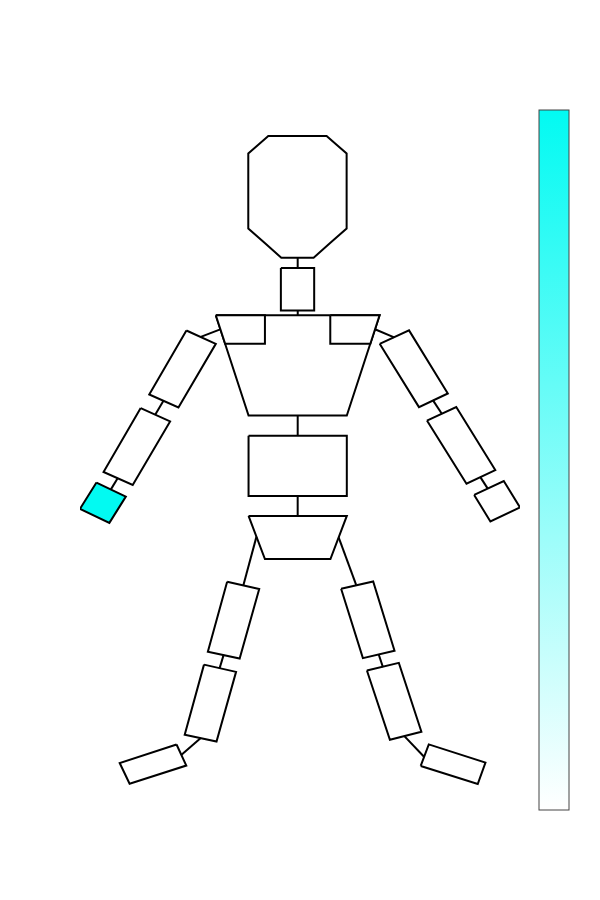
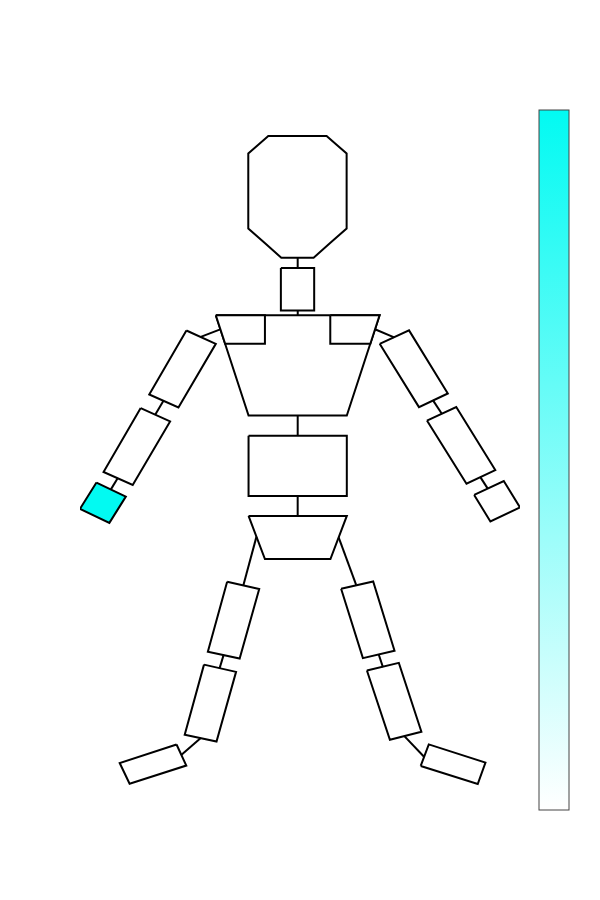

Source (notebook cell) for these figures, in order:
### Code cell
print("Body Heatmap for decoder C x-axis")
# Plot for Decoder C

# Retrieve and reshape data 
coefficientsModel_x = modelC_dict['Coeff'][0]

coefficientsModel_x_reshaped = coefficientsModel_x.reshape(1,6)

# Sum all coefficients across all rotations and positions for each rigid body and normalise
coefficientsModelSumDOF = np.sum(np.abs(coefficientsModel_x_reshaped),1)
coefficientsModelSumDOF = coefficientsModelSumDOF / sum(coefficientsModelSumDOF)


# Create a list with all rigid bodies in skeleton and set rigid bodies that don't have components to 0
coefficients_X = np.zeros((19))
coefficients_X[8] = coefficientsModelSumDOF


# Normalise so the max value is 1
coefficients_X = coefficients_X/ max(coefficients_X)




# Set location and import body parts ( list of names of bodies that coefficients correspond to)
location = '../../body.svg'

# Extract shape data from the svg file
elements,points,pathElements,bodyPartMapping = extractShapesFromSVG(location=location,parts=bodyParts)

# Set colours for each coefficient

colours = [get_color_hex(i,white,decoderCColor) for i in coefficients_X]

print(colours)
# Draw the object 
drawObject(points,elements,colours,bodyPartMapping,saveGameLocation+"_bodySchematic_decoderC_xAxis.svg",lightColor = whiteColorBar, darkColor = decoderCColorbar)
#print(coefficients_A_X)


print("Body Heatmap for decoder C y-axis")
# Plot for Y axis

# Retrieve and reshape data 
coefficientsModel_y = modelC_dict['Coeff'][1]

coefficientsModel_y_reshaped = coefficientsModel_y.reshape(1,6)

# Sum all coefficients across all rotations and positions for each rigid body and normalise
coefficientsModelSumDOF = np.sum(np.abs(coefficientsModel_y_reshaped),1)
coefficientsModelSumDOF = coefficientsModelSumDOF / sum(coefficientsModelSumDOF)


# Create a list with all rigid bodies in skeleton and set rigid bodies that don't have components to 0
coefficients_Y = np.zeros((19))
coefficients_Y[8] = coefficientsModelSumDOF


# Normalise so the max value is 1
coefficients_Y = coefficients_Y/ max(coefficients_Y)

# Set location and import body parts ( list of names of bodies that coefficients correspond to)
location = '../../body.svg'

# Extract shape data from the svg file
elements,points,pathElements,bodyPartMapping = extractShapesFromSVG(location=location,parts=bodyParts)

# Set colours for each coefficient

colours = [get_color_hex(i,white,decoderCColor) for i in coefficients_Y]

print(colours)
# Draw the object 
drawObject(points,elements,colours,bodyPartMapping,saveGameLocation+"_bodySchematic_decoderC_yAxis.svg",lightColor = whiteColorBar, darkColor = decoderCColorbar )
#print(coefficients_A_X)

### Figure 1 — Plotly figure (JSON) as saved in the notebook; plotly's stock layout.template omitted (floating-point values rounded to 4 significant figures)
{"data": [{"hoverinfo": "none", "marker": {"cmax": 1, "cmin": 0, "colorbar": {"tickvals": [], "title": {"text": ""}}, "colorscale": [[0, "rgb(255, 255, 255)"], [1, "rgb(2,250,242)"]]}, "mode": "markers", "type": "scatter", "x": [null], "y": [null]}, {"fill": "toself", "fillcolor": "#000000", "line": {"color": "#000000", "width": 2}, "mode": "lines", "type": "scatter", "x": [107.5, 110.5, 112.8], "y": [-167.4, -176.5, -184.0]}, {"fill": "toself", "fillcolor": "#ffffff", "line": {"color": "#000000", "width": 2}, "mode": "lines", "type": "scatter", "x": [89.87, 100.0, 100.0, 89.87, 89.87], "y": [-73.58, -73.58, -88.36, -88.36, -73.58]}, {"fill": "toself", "fillcolor": "#ffffff", "line": {"color": "#000000", "width": 2}, "mode": "lines", "type": "scatter", "x": [61.03, 70, 58.59, 49.68, 61.03], "y": [-95.35, -100, -122.2, -117.6, -95.35]}, {"fill": "toself", "fillcolor": "#ffffff", "line": {"color": "#000000", "width": 2}, "mode": "lines", "type": "scatter", "x": [120.0, 129.0, 140.8, 132.0, 120.0], "y": [-99.98, -95.29, -117.3, -122.0, -99.98]}, {"fill": "toself", "fillcolor": "#ffffff", "line": {"color": "#000000", "width": 2}, "mode": "lines", "type": "scatter", "x": [47.07, 56.05, 44.64, 35.73, 47.07], "y": [-122.4, -127.0, -149.2, -144.7, -122.4]}, {"fill": "toself", "fillcolor": "#ffffff", "line": {"color": "#000000", "width": 2}, "mode": "lines", "type": "scatter", "x": [134.5, 143.4, 155.3, 146.5, 134.5], "y": [-126.7, -122.0, -144.0, -148.8, -126.7]}, {"fill": "toself", "fillcolor": "#ffffff", "line": {"color": "#000000", "width": 2}, "mode": "lines", "type": "scatter", "x": [80, 110, 110, 80, 80], "y": [-132, -132, -153, -153, -132]}, {"fill": "toself", "fillcolor": "#000000", "line": {"color": "#000000", "width": 2}, "mode": "lines", "type": "scatter", "x": [65.41, 71.35, 71.35], "y": [-97.57, -94.95, -94.95]}, {"fill": "toself", "fillcolor": "#000000", "line": {"color": "#000000", "width": 2}, "mode": "lines", "type": "scatter", "x": [124.4, 118.6, 118.6], "y": [-97.73, -94.9, -94.9]}, {"fill": "toself", "fillcolor": "#ffffff", "line": {"color": "#000000", "width": 2}, "mode": "lines", "type": "scatter", "x": [80, 85, 105, 110, 80], "y": [-160, -175, -175, -160, -160]}, {"fill": "toself", "fillcolor": "#000000", "line": {"color": "#000000", "width": 2}, "mode": "lines", "type": "scatter", "x": [40.08, 38.92, 37.97], "y": [-146.8, -149.0, -150.7]}, {"fill": "toself", "fillcolor": "#000000", "line": {"color": "#000000", "width": 2}, "mode": "lines", "type": "scatter", "x": [150.7, 152.0, 153.0], "y": [-146.4, -148.6, -150.4]}, {"fill": "toself", "fillcolor": "#000000", "line": {"color": "#000000", "width": 2}, "mode": "lines", "type": "scatter", "x": [95.0, 95.0], "y": [-69.88, -73.68]}, {"fill": "toself", "fillcolor": "#000000", "line": {"color": "#000000", "width": 2}, "mode": "lines", "type": "scatter", "x": [95.01, 95.01], "y": [-88.37, -90.09]}, {"fill": "toself", "fillcolor": "#000000", "line": {"color": "#000000", "width": 2}, "mode": "lines", "type": "scatter", "x": [95.0, 95.0], "y": [-124.7, -132.1]}, {"fill": "toself", "fillcolor": "#000000", "line": {"color": "#000000", "width": 2}, "mode": "lines", "type": "scatter", "x": [136.3, 137.8, 139.0], "y": [-119.6, -122.2, -124.3]}, {"fill": "toself", "fillcolor": "#000000", "line": {"color": "#000000", "width": 2}, "mode": "lines", "type": "scatter", "x": [95.0, 95.0], "y": [-153.0, -160.0]}, {"fill": "toself", "fillcolor": "#000000", "line": {"color": "#000000", "width": 2}, "mode": "lines", "type": "scatter", "x": [54.07, 52.68, 51.54], "y": [-119.8, -122.4, -124.6]}, {"fill": "toself", "fillcolor": "#ffffff", "line": {"color": "#000000", "width": 2}, "mode": "lines", "type": "scatter", "x": [108.3, 118.0, 124.6, 114.9, 108.3], "y": [-185.4, -182.8, -207.0, -209.6, -185.4]}, {"fill": "toself", "fillcolor": "#ffffff", "line": {"color": "#000000", "width": 2}, "mode": "lines", "type": "scatter", "x": [116.1, 125.9, 132.8, 123.2, 116.1], "y": [-213.9, -211.2, -235.3, -238.0, -213.9]}, {"fill": "toself", "fillcolor": "#000000", "line": {"color": "#000000", "width": 2}, "mode": "lines", "type": "scatter", "x": [82.42, 80.22, 78.4], "y": [-167.2, -176.6, -184.2]}, {"fill": "toself", "fillcolor": "#ffffff", "line": {"color": "#000000", "width": 2}, "mode": "lines", "type": "scatter", "x": [73.46, 83.25, 77.29, 67.58, 73.46], "y": [-182.9, -185.4, -209.7, -207.3, -182.9]}, {"fill": "toself", "fillcolor": "#ffffff", "line": {"color": "#000000", "width": 2}, "mode": "lines", "type": "scatter", "x": [66.4, 76.19, 70.22, 60.51, 66.4], "y": [-211.8, -214.4, -238.6, -236.2, -211.8]}, {"fill": "toself", "fillcolor": "#000000", "line": {"color": "#000000", "width": 2}, "mode": "lines", "type": "scatter", "x": [72.41, 71.71, 71.13], "y": [-208.3, -211.0, -213.2]}, {"fill": "toself", "fillcolor": "#000000", "line": {"color": "#000000", "width": 2}, "mode": "lines", "type": "scatter", "x": [119.7, 120.4, 121.0], "y": [-208.1, -210.7, -212.7]}, {"fill": "toself", "fillcolor": "#ffffff", "line": {"color": "#000000", "width": 2}, "mode": "lines", "type": "scatter", "x": [132.6, 135.0, 152.3, 150.0, 132.6], "y": [-247.1, -239.6, -246.0, -253.4, -247.1]}, {"fill": "toself", "fillcolor": "#000000", "line": {"color": "#000000", "width": 2}, "mode": "lines", "type": "scatter", "x": [127.6, 130.9, 133.6], "y": [-236.8, -240.7, -244.0]}, {"fill": "toself", "fillcolor": "#ffffff", "line": {"color": "#000000", "width": 2}, "mode": "lines", "type": "scatter", "x": [58.02, 60.99, 43.68, 40.66, 58.02], "y": [-239.7, -247.0, -253.3, -246.1, -239.7]}, {"fill": "toself", "fillcolor": "#000000", "line": {"color": "#000000", "width": 2}, "mode": "lines", "type": "scatter", "x": [65.41, 62.13, 59.44], "y": [-237.4, -240.7, -243.3]}, {"fill": "toself", "fillcolor": "#ffffff", "line": {"color": "#000000", "width": 2}, "mode": "lines", "type": "scatter", "x": [84.96, 79.92, 79.92, 79.92, 82.98, 86.03, 94.93, 103.8, 106.9, 109.9, 109.9, 109.9, 104.9, 99.87, 94.93, 90.0, 84.96], "y": [-64.86, -59.76, -46.7, -33.64, -30.59, -27.53, -27.53, -27.53, -30.59, -33.64, -46.7, -59.76, -64.86, -69.95, -69.95, -69.95, -64.86]}, {"fill": "toself", "fillcolor": "#02faf2", "line": {"color": "#000000", "width": 2}, "mode": "lines", "type": "scatter", "x": [33.56, 42.53, 37.51, 28.54, 33.56], "y": [-148.3, -153.3, -162.4, -157.5, -148.3]}, {"fill": "toself", "fillcolor": "#ffffff", "line": {"color": "#000000", "width": 2}, "mode": "lines", "type": "scatter", "x": [70, 120, 110, 80, 70], "y": [-90, -90, -125, -125, -90]}, {"fill": "toself", "fillcolor": "#ffffff", "line": {"color": "#000000", "width": 2}, "mode": "lines", "type": "scatter", "x": [70, 85, 85, 72.85, 70], "y": [-90, -90, -100, -100, -90]}, {"fill": "toself", "fillcolor": "#ffffff", "line": {"color": "#000000", "width": 2}, "mode": "lines", "type": "scatter", "x": [105.0, 120, 117.2, 105.0, 105.0], "y": [-90, -90, -100, -100, -90]}, {"fill": "toself", "fillcolor": "#ffffff", "line": {"color": "#000000", "width": 2}, "mode": "lines", "type": "scatter", "x": [148.9, 157.9, 162.9, 153.8, 148.9], "y": [-152.7, -147.8, -157.0, -161.9, -152.7]}], "layout": {"height": 900, "showlegend": false, "width": 600, "xaxis": {"showgrid": false, "showline": false, "showticklabels": false, "ticks": "", "zeroline": false}, "yaxis": {"showgrid": false, "showline": false, "showticklabels": false, "ticks": "", "zeroline": false}}}

### Figure 2 — Plotly figure (JSON) as saved in the notebook; plotly's stock layout.template omitted (floating-point values rounded to 4 significant figures)
{"data": [{"hoverinfo": "none", "marker": {"cmax": 1, "cmin": 0, "colorbar": {"tickvals": [], "title": {"text": ""}}, "colorscale": [[0, "rgb(255, 255, 255)"], [1, "rgb(2,250,242)"]]}, "mode": "markers", "type": "scatter", "x": [null], "y": [null]}, {"fill": "toself", "fillcolor": "#000000", "line": {"color": "#000000", "width": 2}, "mode": "lines", "type": "scatter", "x": [107.5, 110.5, 112.8], "y": [-167.4, -176.5, -184.0]}, {"fill": "toself", "fillcolor": "#ffffff", "line": {"color": "#000000", "width": 2}, "mode": "lines", "type": "scatter", "x": [89.87, 100.0, 100.0, 89.87, 89.87], "y": [-73.58, -73.58, -88.36, -88.36, -73.58]}, {"fill": "toself", "fillcolor": "#ffffff", "line": {"color": "#000000", "width": 2}, "mode": "lines", "type": "scatter", "x": [61.03, 70, 58.59, 49.68, 61.03], "y": [-95.35, -100, -122.2, -117.6, -95.35]}, {"fill": "toself", "fillcolor": "#ffffff", "line": {"color": "#000000", "width": 2}, "mode": "lines", "type": "scatter", "x": [120.0, 129.0, 140.8, 132.0, 120.0], "y": [-99.98, -95.29, -117.3, -122.0, -99.98]}, {"fill": "toself", "fillcolor": "#ffffff", "line": {"color": "#000000", "width": 2}, "mode": "lines", "type": "scatter", "x": [47.07, 56.05, 44.64, 35.73, 47.07], "y": [-122.4, -127.0, -149.2, -144.7, -122.4]}, {"fill": "toself", "fillcolor": "#ffffff", "line": {"color": "#000000", "width": 2}, "mode": "lines", "type": "scatter", "x": [134.5, 143.4, 155.3, 146.5, 134.5], "y": [-126.7, -122.0, -144.0, -148.8, -126.7]}, {"fill": "toself", "fillcolor": "#ffffff", "line": {"color": "#000000", "width": 2}, "mode": "lines", "type": "scatter", "x": [80, 110, 110, 80, 80], "y": [-132, -132, -153, -153, -132]}, {"fill": "toself", "fillcolor": "#000000", "line": {"color": "#000000", "width": 2}, "mode": "lines", "type": "scatter", "x": [65.41, 71.35, 71.35], "y": [-97.57, -94.95, -94.95]}, {"fill": "toself", "fillcolor": "#000000", "line": {"color": "#000000", "width": 2}, "mode": "lines", "type": "scatter", "x": [124.4, 118.6, 118.6], "y": [-97.73, -94.9, -94.9]}, {"fill": "toself", "fillcolor": "#ffffff", "line": {"color": "#000000", "width": 2}, "mode": "lines", "type": "scatter", "x": [80, 85, 105, 110, 80], "y": [-160, -175, -175, -160, -160]}, {"fill": "toself", "fillcolor": "#000000", "line": {"color": "#000000", "width": 2}, "mode": "lines", "type": "scatter", "x": [40.08, 38.92, 37.97], "y": [-146.8, -149.0, -150.7]}, {"fill": "toself", "fillcolor": "#000000", "line": {"color": "#000000", "width": 2}, "mode": "lines", "type": "scatter", "x": [150.7, 152.0, 153.0], "y": [-146.4, -148.6, -150.4]}, {"fill": "toself", "fillcolor": "#000000", "line": {"color": "#000000", "width": 2}, "mode": "lines", "type": "scatter", "x": [95.0, 95.0], "y": [-69.88, -73.68]}, {"fill": "toself", "fillcolor": "#000000", "line": {"color": "#000000", "width": 2}, "mode": "lines", "type": "scatter", "x": [95.01, 95.01], "y": [-88.37, -90.09]}, {"fill": "toself", "fillcolor": "#000000", "line": {"color": "#000000", "width": 2}, "mode": "lines", "type": "scatter", "x": [95.0, 95.0], "y": [-124.7, -132.1]}, {"fill": "toself", "fillcolor": "#000000", "line": {"color": "#000000", "width": 2}, "mode": "lines", "type": "scatter", "x": [136.3, 137.8, 139.0], "y": [-119.6, -122.2, -124.3]}, {"fill": "toself", "fillcolor": "#000000", "line": {"color": "#000000", "width": 2}, "mode": "lines", "type": "scatter", "x": [95.0, 95.0], "y": [-153.0, -160.0]}, {"fill": "toself", "fillcolor": "#000000", "line": {"color": "#000000", "width": 2}, "mode": "lines", "type": "scatter", "x": [54.07, 52.68, 51.54], "y": [-119.8, -122.4, -124.6]}, {"fill": "toself", "fillcolor": "#ffffff", "line": {"color": "#000000", "width": 2}, "mode": "lines", "type": "scatter", "x": [108.3, 118.0, 124.6, 114.9, 108.3], "y": [-185.4, -182.8, -207.0, -209.6, -185.4]}, {"fill": "toself", "fillcolor": "#ffffff", "line": {"color": "#000000", "width": 2}, "mode": "lines", "type": "scatter", "x": [116.1, 125.9, 132.8, 123.2, 116.1], "y": [-213.9, -211.2, -235.3, -238.0, -213.9]}, {"fill": "toself", "fillcolor": "#000000", "line": {"color": "#000000", "width": 2}, "mode": "lines", "type": "scatter", "x": [82.42, 80.22, 78.4], "y": [-167.2, -176.6, -184.2]}, {"fill": "toself", "fillcolor": "#ffffff", "line": {"color": "#000000", "width": 2}, "mode": "lines", "type": "scatter", "x": [73.46, 83.25, 77.29, 67.58, 73.46], "y": [-182.9, -185.4, -209.7, -207.3, -182.9]}, {"fill": "toself", "fillcolor": "#ffffff", "line": {"color": "#000000", "width": 2}, "mode": "lines", "type": "scatter", "x": [66.4, 76.19, 70.22, 60.51, 66.4], "y": [-211.8, -214.4, -238.6, -236.2, -211.8]}, {"fill": "toself", "fillcolor": "#000000", "line": {"color": "#000000", "width": 2}, "mode": "lines", "type": "scatter", "x": [72.41, 71.71, 71.13], "y": [-208.3, -211.0, -213.2]}, {"fill": "toself", "fillcolor": "#000000", "line": {"color": "#000000", "width": 2}, "mode": "lines", "type": "scatter", "x": [119.7, 120.4, 121.0], "y": [-208.1, -210.7, -212.7]}, {"fill": "toself", "fillcolor": "#ffffff", "line": {"color": "#000000", "width": 2}, "mode": "lines", "type": "scatter", "x": [132.6, 135.0, 152.3, 150.0, 132.6], "y": [-247.1, -239.6, -246.0, -253.4, -247.1]}, {"fill": "toself", "fillcolor": "#000000", "line": {"color": "#000000", "width": 2}, "mode": "lines", "type": "scatter", "x": [127.6, 130.9, 133.6], "y": [-236.8, -240.7, -244.0]}, {"fill": "toself", "fillcolor": "#ffffff", "line": {"color": "#000000", "width": 2}, "mode": "lines", "type": "scatter", "x": [58.02, 60.99, 43.68, 40.66, 58.02], "y": [-239.7, -247.0, -253.3, -246.1, -239.7]}, {"fill": "toself", "fillcolor": "#000000", "line": {"color": "#000000", "width": 2}, "mode": "lines", "type": "scatter", "x": [65.41, 62.13, 59.44], "y": [-237.4, -240.7, -243.3]}, {"fill": "toself", "fillcolor": "#ffffff", "line": {"color": "#000000", "width": 2}, "mode": "lines", "type": "scatter", "x": [84.96, 79.92, 79.92, 79.92, 82.98, 86.03, 94.93, 103.8, 106.9, 109.9, 109.9, 109.9, 104.9, 99.87, 94.93, 90.0, 84.96], "y": [-64.86, -59.76, -46.7, -33.64, -30.59, -27.53, -27.53, -27.53, -30.59, -33.64, -46.7, -59.76, -64.86, -69.95, -69.95, -69.95, -64.86]}, {"fill": "toself", "fillcolor": "#02faf2", "line": {"color": "#000000", "width": 2}, "mode": "lines", "type": "scatter", "x": [33.56, 42.53, 37.51, 28.54, 33.56], "y": [-148.3, -153.3, -162.4, -157.5, -148.3]}, {"fill": "toself", "fillcolor": "#ffffff", "line": {"color": "#000000", "width": 2}, "mode": "lines", "type": "scatter", "x": [70, 120, 110, 80, 70], "y": [-90, -90, -125, -125, -90]}, {"fill": "toself", "fillcolor": "#ffffff", "line": {"color": "#000000", "width": 2}, "mode": "lines", "type": "scatter", "x": [70, 85, 85, 72.85, 70], "y": [-90, -90, -100, -100, -90]}, {"fill": "toself", "fillcolor": "#ffffff", "line": {"color": "#000000", "width": 2}, "mode": "lines", "type": "scatter", "x": [105.0, 120, 117.2, 105.0, 105.0], "y": [-90, -90, -100, -100, -90]}, {"fill": "toself", "fillcolor": "#ffffff", "line": {"color": "#000000", "width": 2}, "mode": "lines", "type": "scatter", "x": [148.9, 157.9, 162.9, 153.8, 148.9], "y": [-152.7, -147.8, -157.0, -161.9, -152.7]}], "layout": {"height": 900, "showlegend": false, "width": 600, "xaxis": {"showgrid": false, "showline": false, "showticklabels": false, "ticks": "", "zeroline": false}, "yaxis": {"showgrid": false, "showline": false, "showticklabels": false, "ticks": "", "zeroline": false}}}
